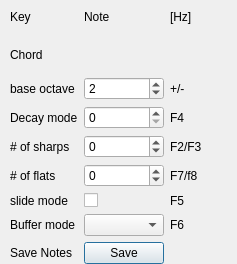
<?xml version="1.0" encoding="UTF-8"?>
<ui version="4.0">
 <class>Keyboad_Dialog_class</class>
 <widget class="QDialog" name="Keyboad_Dialog_class">
  <property name="geometry">
   <rect>
    <x>0</x>
    <y>0</y>
    <width>237</width>
    <height>264</height>
   </rect>
  </property>
  <property name="windowTitle">
   <string>Keyboard</string>
  </property>
  <property name="autoFillBackground">
   <bool>true</bool>
  </property>
  <widget class="QWidget" name="gridLayoutWidget">
   <property name="geometry">
    <rect>
     <x>10</x>
     <y>0</y>
     <width>225</width>
     <height>264</height>
    </rect>
   </property>
   <layout class="QGridLayout" name="gridLayout">
    <item row="8" column="1">
     <widget class="QPushButton" name="pB_Save">
      <property name="text">
       <string>Save</string>
      </property>
     </widget>
    </item>
    <item row="0" column="0">
     <widget class="QLabel" name="lbl_key">
      <property name="text">
       <string>Key</string>
      </property>
     </widget>
    </item>
    <item row="0" column="2">
     <widget class="QLabel" name="lbl_frq">
      <property name="text">
       <string>[Hz]</string>
      </property>
     </widget>
    </item>
    <item row="8" column="0">
     <widget class="QLabel" name="label_6">
      <property name="text">
       <string>Save Notes</string>
      </property>
     </widget>
    </item>
    <item row="7" column="0">
     <widget class="QLabel" name="label_5">
      <property name="text">
       <string>Buffer mode</string>
      </property>
     </widget>
    </item>
    <item row="2" column="0">
     <widget class="QLabel" name="label_7">
      <property name="text">
       <string>base octave</string>
      </property>
     </widget>
    </item>
    <item row="5" column="1">
     <widget class="QSpinBox" name="sb_flats">
      <property name="wrapping">
       <bool>true</bool>
      </property>
      <property name="maximum">
       <number>3</number>
      </property>
     </widget>
    </item>
    <item row="2" column="2">
     <widget class="QLabel" name="label_8">
      <property name="text">
       <string>+/-</string>
      </property>
     </widget>
    </item>
    <item row="6" column="1">
     <widget class="QCheckBox" name="cb_sliding_mode">
      <property name="text">
       <string/>
      </property>
     </widget>
    </item>
    <item row="5" column="2">
     <widget class="QLabel" name="label_10">
      <property name="text">
       <string>F7/f8</string>
      </property>
     </widget>
    </item>
    <item row="4" column="0">
     <widget class="QLabel" name="label_2">
      <property name="text">
       <string># of sharps</string>
      </property>
     </widget>
    </item>
    <item row="7" column="2">
     <widget class="QLabel" name="label_11">
      <property name="text">
       <string>F6</string>
      </property>
     </widget>
    </item>
    <item row="0" column="1">
     <widget class="QLabel" name="lbl_note">
      <property name="text">
       <string>Note</string>
      </property>
     </widget>
    </item>
    <item row="3" column="0">
     <widget class="QLabel" name="label">
      <property name="text">
       <string>Decay mode</string>
      </property>
     </widget>
    </item>
    <item row="3" column="2">
     <widget class="QLabel" name="label_F4">
      <property name="text">
       <string>F4</string>
      </property>
     </widget>
    </item>
    <item row="5" column="0">
     <widget class="QLabel" name="label_3">
      <property name="text">
       <string># of flats</string>
      </property>
     </widget>
    </item>
    <item row="2" column="1">
     <widget class="QSpinBox" name="sb_base_octave">
      <property name="wrapping">
       <bool>true</bool>
      </property>
      <property name="minimum">
       <number>1</number>
      </property>
      <property name="maximum">
       <number>3</number>
      </property>
      <property name="value">
       <number>2</number>
      </property>
     </widget>
    </item>
    <item row="4" column="1">
     <widget class="QSpinBox" name="sb_sharps">
      <property name="wrapping">
       <bool>true</bool>
      </property>
      <property name="maximum">
       <number>3</number>
      </property>
     </widget>
    </item>
    <item row="4" column="2">
     <widget class="QLabel" name="label_9">
      <property name="text">
       <string>F2/F3</string>
      </property>
     </widget>
    </item>
    <item row="6" column="0">
     <widget class="QLabel" name="label_4">
      <property name="text">
       <string>slide mode</string>
      </property>
     </widget>
    </item>
    <item row="6" column="2">
     <widget class="QLabel" name="label_13">
      <property name="text">
       <string>F5</string>
      </property>
     </widget>
    </item>
    <item row="7" column="1">
     <widget class="QComboBox" name="cB_buffer_mode"/>
    </item>
    <item row="1" column="0">
     <widget class="QLabel" name="label_14">
      <property name="text">
       <string>Chord</string>
      </property>
     </widget>
    </item>
    <item row="1" column="1">
     <widget class="QLabel" name="lbl_chord">
      <property name="text">
       <string/>
      </property>
     </widget>
    </item>
    <item row="3" column="1">
     <widget class="QSpinBox" name="sB_kbdbps"/>
    </item>
   </layout>
  </widget>
 </widget>
 <resources/>
 <connections/>
</ui>
